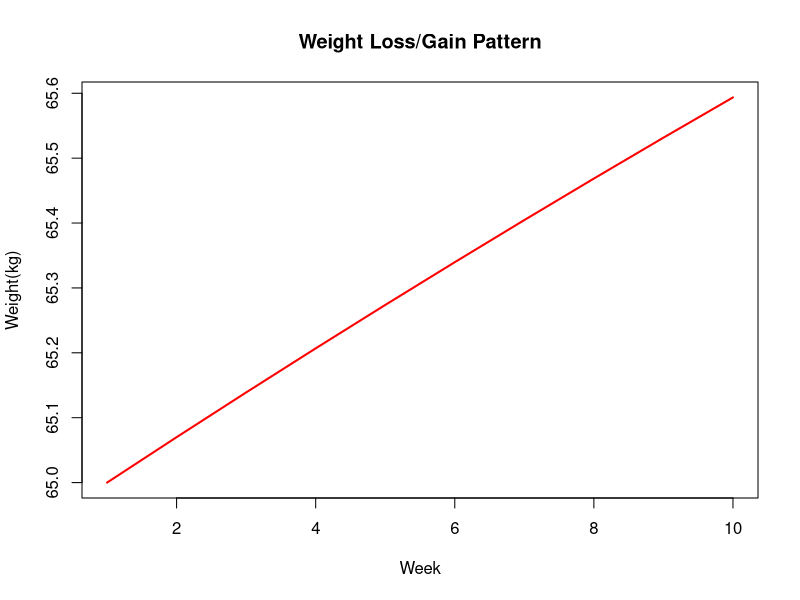

Write R code to recreate this figure.
## ---- chunk 1
weight <- 65
height <- 170
age <- 30
sex <- "male"
week <- 1
## ---- chunk 2
bmr <- 655 + (9.6 * weight) + (1.8 * height) - (4.7 * age) #Female
bmr <- 66 + (13.7 * weight) + (5 * height) - (6.8 * age) #Male
## ---- chunk 3
tdee <- bmr * 1.2
## ---- chunk 4
library(knitr)

weight <- 65
height <- 170
age <- 30
sex <- "male"
week <- 1
bmr <- 66 + (13.7 * weight) + (5 * height) - (6.8 * age)
tdee <- bmr * 1.2

df <- data.frame(Week=week,kg=weight,lbs=weight*2.2,BMR=bmr,TDEE=tdee)

for (i in 1:9) {
     weight <- df$kg[i] - ((df$TDEE[i]  - 2000)*7)/ 7700
     bmr <- 66 + (13.7 * weight) + (5 * height) - (6.8 * age)
     tdee <- bmr * 1.2
     df <- rbind(df,data.frame(Week=i+1,kg=weight,lbs=weight*2.2,BMR=bmr,TDEE=tdee))
}
kable(df, format = "markdown")
## ---- chunk 5
plot(df$Week,df$kg,type="l",main="Weight Loss/Gain Pattern", xlab="Week", ylab="Weight(kg)",col="red",lwd="2")
